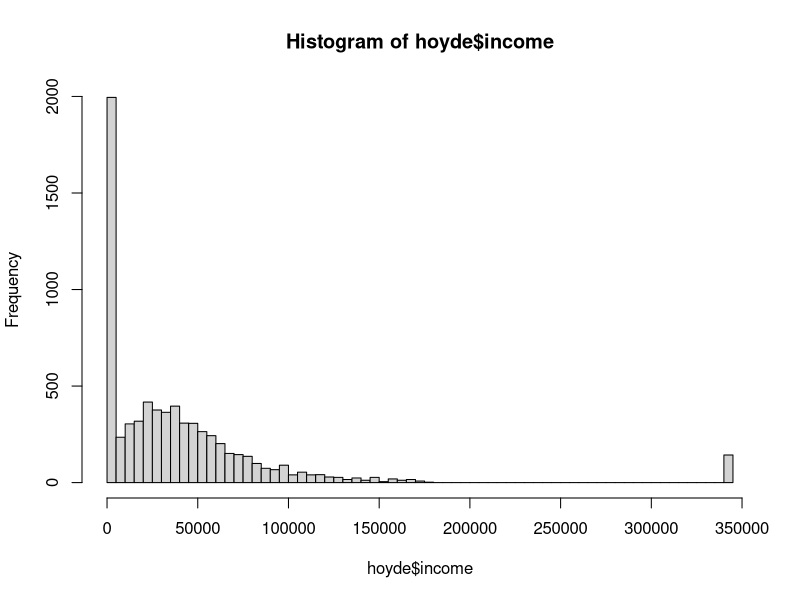

Recreate this plot in R.
## ---- chunk 1
library(modelr)
library(dplyr)
library(ggplot2)
## ---- chunk 2
# Endrer navn på datasettet fra heights til hoyde
data("heights", package = "modelr")
hoyde <- heights
## ---- chunk 3
hist(hoyde$income, breaks = 100)
## ---- chunk 4
summary(hoyde)
## ---- chunk 5
sum(hoyde$income == 343830)
## ---- chunk 6
(143/7006)*100
## ---- chunk 7
sum(hoyde$income == 0)
## ---- chunk 8
sample1=filter(hoyde,income!=0 & income!=343830)
## ---- chunk 9
summary(sample1)
## ---- chunk 10
hoyde <- hoyde %>%
  mutate(height_cm = height * 2.54)
## ---- chunk 11
# Finne maksverdien av den nye variablen
max(hoyde$height_cm)
## ---- chunk 12
# Vi kan sjekke at dette stemmer ved å se hva den høyeste i inches er
max(hoyde$height)
## ---- chunk 13
# Og så gange med 2.54 som var overgangen fra inches til cm
84*2.54
## ---- chunk 14
# Bruker samme fremgangsmåte for pund til kg
hoyde <- hoyde %>%
  mutate(weight_kg = weight *0.45)
## ---- chunk 15
max(hoyde$weight_kg, na.rm = TRUE)
## ---- chunk 16
# For å sjekke hvilke celler som har NA
colSums(is.na(hoyde))
## ---- chunk 17
hoyde <- hoyde %>%
  mutate(hoyde, bmi = weight_kg/(height_cm)^2)
## ---- chunk 18
hoyde <- hoyde %>%
  mutate(
    married = factor(
      case_when(
        marital == "married" ~ TRUE,
        TRUE ~ FALSE
      )
    )
  )
